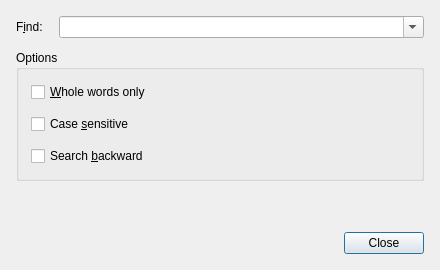
<?xml version="1.0" encoding="UTF-8"?>
<ui version="4.0">
 <comment>
    Copyright (C) 2004-2011 Martin Jolicoeur (snmpb1@gmail.com) 

    This file is part of the SnmpB project 
    (http://sourceforge.net/projects/snmpb)

    This program is free software: you can redistribute it and/or modify
    it under the terms of the GNU General Public License as published by
    the Free Software Foundation, either version 2 of the License, or
    (at your option) any later version.

    This program is distributed in the hope that it will be useful,
    but WITHOUT ANY WARRANTY; without even the implied warranty of
    MERCHANTABILITY or FITNESS FOR A PARTICULAR PURPOSE.  See the
    GNU General Public License for more details.

    You should have received a copy of the GNU General Public License
    along with this program.  If not, see http://www.gnu.org/licenses/.
</comment>
 <class>FindDialog</class>
 <widget class="QDialog" name="FindDialog">
  <property name="geometry">
   <rect>
    <x>0</x>
    <y>0</y>
    <width>440</width>
    <height>270</height>
   </rect>
  </property>
  <property name="windowTitle">
   <string>Find Text</string>
  </property>
  <layout class="QVBoxLayout" name="dialogLayout">
   <property name="leftMargin">
    <number>16</number>
   </property>
   <property name="topMargin">
    <number>16</number>
   </property>
   <property name="rightMargin">
    <number>16</number>
   </property>
   <property name="bottomMargin">
    <number>16</number>
   </property>
   <property name="spacing">
    <number>12</number>
   </property>
   <item>
    <layout class="QFormLayout" name="fieldsLayout">
     <property name="horizontalSpacing">
      <number>16</number>
     </property>
     <property name="verticalSpacing">
      <number>12</number>
     </property>
     <item row="0" column="0">
      <widget class="QLabel" name="TextLabel1">
       <property name="text">
        <string>F&amp;ind:</string>
       </property>
       <property name="wordWrap">
        <bool>false</bool>
       </property>
       <property name="buddy">
        <cstring>comboFind</cstring>
       </property>
      </widget>
     </item>
     <item row="0" column="1">
      <widget class="QComboBox" name="comboFind">
       <property name="sizePolicy">
        <sizepolicy hsizetype="Expanding" vsizetype="Fixed">
         <horstretch>0</horstretch>
         <verstretch>0</verstretch>
        </sizepolicy>
       </property>
       <property name="editable">
        <bool>true</bool>
       </property>
       <property name="insertPolicy">
        <enum>QComboBox::InsertAlphabetically</enum>
       </property>
       <property name="accessibleName">
        <string>Find text</string>
       </property>
      </widget>
     </item>
    </layout>
   </item>
   <item>
    <widget class="QGroupBox" name="ButtonGroup1">
     <property name="title">
      <string>Options</string>
     </property>
     <layout class="QVBoxLayout">
      <property name="spacing">
       <number>12</number>
      </property>
      <property name="leftMargin">
       <number>12</number>
      </property>
      <property name="topMargin">
       <number>12</number>
      </property>
      <property name="rightMargin">
       <number>12</number>
      </property>
      <property name="bottomMargin">
       <number>12</number>
      </property>
      <item>
       <widget class="QCheckBox" name="checkWords">
        <property name="text">
         <string>&amp;Whole words only</string>
        </property>
       </widget>
      </item>
      <item>
       <widget class="QCheckBox" name="checkCase">
        <property name="text">
         <string>Case &amp;sensitive</string>
        </property>
       </widget>
      </item>
      <item>
       <widget class="QCheckBox" name="checkBackward">
        <property name="text">
         <string>Search &amp;backward</string>
        </property>
       </widget>
      </item>
     </layout>
    </widget>
   </item>
   <item>
    <spacer name="bodyStretch">
     <property name="orientation">
      <enum>Qt::Vertical</enum>
     </property>
     <property name="sizeHint" stdset="0">
      <size>
       <width>0</width>
       <height>0</height>
      </size>
     </property>
    </spacer>
   </item>
   <item>
    <widget class="QDialogButtonBox" name="buttonBox">
     <property name="standardButtons">
      <set>QDialogButtonBox::Close</set>
     </property>
    </widget>
   </item>
  </layout>
 </widget>
 <layoutdefault spacing="6" margin="11" />
 <tabstops>
  <tabstop>comboFind</tabstop>
  <tabstop>checkWords</tabstop>
  <tabstop>checkCase</tabstop>
  <tabstop>checkBackward</tabstop>
  <tabstop>buttonBox</tabstop>
 </tabstops>
 <resources />
 <connections>
  <connection>
   <sender>buttonBox</sender>
   <signal>rejected()</signal>
   <receiver>FindDialog</receiver>
   <slot>reject()</slot>
  </connection>
 </connections>
</ui>
